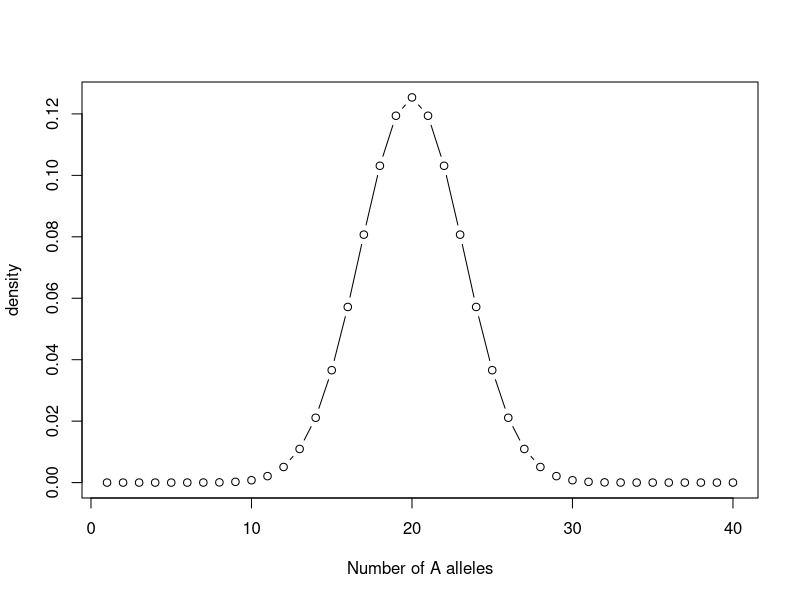
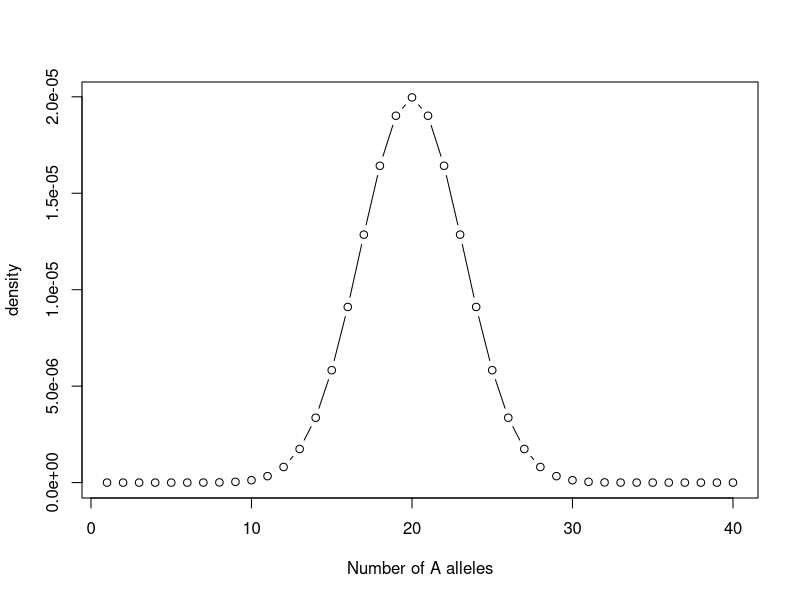

Generate these figures, in order, with R:
#Assume k loci regulatin the trait. Each locus has 2 alleless (A y a), with A being the allele with largest effect on the trait (e.g. it codifies for a more efficient protein).
k=20
#Assume that the observable effect for us is beta=Effect(protein_A)-Effect(protein_a)
#Assume all loci have a small effect on the phenotype (infinitesimal)
#Assume many loci affecting the trait (infinitesimal)
#J is the number of alleles with big effect (A)
j=seq(1,2*k,1)
#(2k-j) is the number of alleles with smaller effect (a)

#If random mating, we expect the following probability distribution for inheritance
#C(2K,J)=(1/2)**2K * (2K)!/(J!(2K-J)!)
freq<-0.5**(2*k)*factorial(2*k)/(factorial(j)*factorial(2*k-j))
plot(j,freq,type="b",xlab="Number of A alleles",ylab="density")

#Now assume random allele frequencies (p):
p<-runif(k)
freq<-prod(p)*prod(1-p)*factorial(2*k)/(factorial(j)*factorial(2*k-j))
plot(j,freq,type="b",xlab="Number of A alleles",ylab="density")


